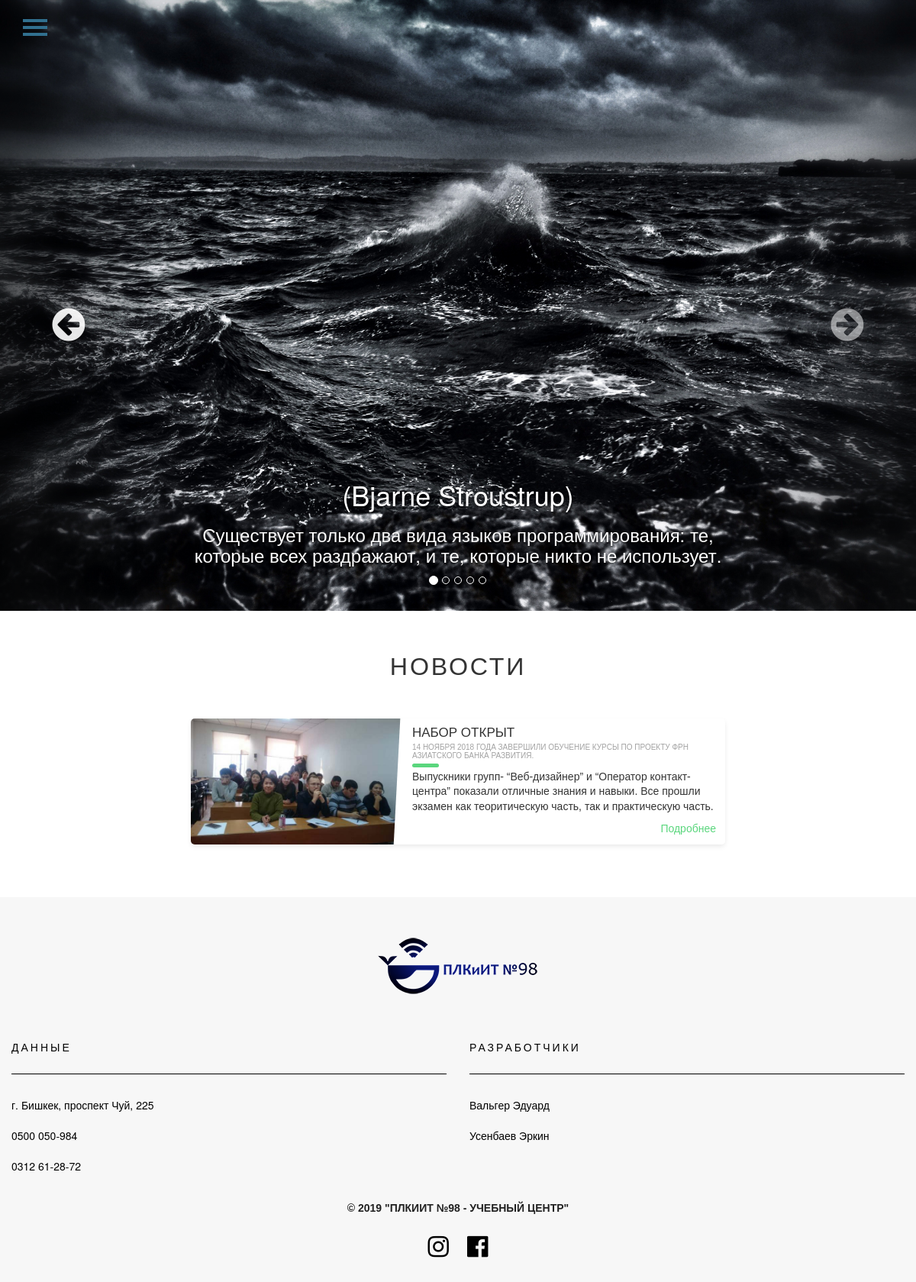
Page /news.php on the committed database.
### tables this page shows
CREATE TABLE `uc_table_post` (
  `id` int(11) NOT NULL,
  `post_title` varchar(300) NOT NULL,
  `post_desc` varchar(600) NOT NULL,
  `post_img` varchar(600) NOT NULL,
  `post_text` text NOT NULL,
  `post_img1` varchar(600) NOT NULL,
  `post_img2` varchar(600) NOT NULL,
  `post_img3` varchar(600) NOT NULL,
  `post_img4` varchar(600) NOT NULL,
  `post_img5` varchar(600) NOT NULL,
  `post_category` varchar(30) NOT NULL,
  `post_keywords` varchar(150) NOT NULL,
  `post_date` date NOT NULL,
  `status` varchar(8) NOT NULL
);

CREATE TABLE `uc_tble_about` (
  `id` int(11) NOT NULL,
  `title` varchar(250) NOT NULL,
  `description` varchar(450) NOT NULL,
  `keywords` varchar(150) NOT NULL,
  `address` varchar(200) NOT NULL,
  `phone1` varchar(25) NOT NULL,
  `phone2` varchar(25) NOT NULL,
  `copyrights` varchar(200) NOT NULL,
  `instagram` varchar(200) NOT NULL,
  `facebook` varchar(200) NOT NULL,
  `google_plus` varchar(200) NOT NULL
);

### news.php (the view, shortened to what this page needs)
<?php require_once "inc/header.php";?>
<content class="main">
	<div class="container">
		<div class="row">
			<div class="news2">
				<h2 class="title col-md-12" style="text-align:center;">НОВОСТИ</h2>
				<div class="news_block_post col-md-12 col-xs-12 col-sm-12">
					<?php
					$num = 12;
					@$page = $_GET['page'];
					$page = intval($page);
					if(empty($page) or $page < 0) $page = 1;
					$start = $page * $num - $num;
					$sql = mysql_query("SELECT * FROM uc_table_post order by id desc limit $start, $num");
					while ($row = mysql_fetch_array($sql)){
						if($row["status"] == "none"){?>
                            <div class="blog-card" data-aos="fade-up" data-aos-anchor-placement="center-bottom">
                            <div class="meta">
                              <div class="photo" style="background-image: url(uploads/<?php echo $row["post_img"]?>)"></div>
                              <ul class="details">
                                <li class="date"><?php echo $row["post_date"];?></li>
                                <li class="tags">
                                  <ul>
                                    <li><a href="#">Рубрика:</a></li>
                                    <li><a href="#"><?php echo $row["post_category"];?></a></li>
                                  </ul>
                                </li>
                              </ul>
                            </div>
                            <div class="description">
                              <h1></h1>
                              <h2><?php echo $row["post_title"];?></h2>
                              <p><?php echo $row["post_desc"];?></p>
                              <p class="read-more">
                                <a href="newspage.php?news_id=<?php echo $row['id'];?>">Подробнее</a>
                              </p>
                            </div>
                          </div>
                        <?php
						}elseif($row["status"] == "open"){
							?>
                          <div class="blog-card" data-aos="fade-up" data-aos-anchor-placement="center-bottom">
                            <div class="meta">
                              <div class="photo" style="background-image: url(uploads/<?php echo $row["post_img"]?>)"></div>
                            </div>
                            <div class="description">
                              <h1>НАБОР ОТКРЫТ</h1>
                              <h2><?php echo $row["post_title"];?></h2>
                              <p><?php echo $row["post_desc"];?></p>
                              <p class="read-more">
                                <a href="newspage.php?news_id=<?php echo $row['id'];?>">Подробнее</a>
                              </p>
                            </div>
                          </div>
							<?php
						}
					}
					?>
				</div>
				</div>
		</div>
	</div>
			</content>
<?php
	require_once "inc/footer.php";
?>

### inc/footer.php (shortened to what this page needs)
	<footer id="footer" class="page-footer font-small blue pt-4">
	    <div class="container-fluid text-md-left">
	        <div class="row">
	            <div class="col-md-12 _img">
	                <img src="images/logouc-footer.png">
	            </div>
	            <div class="col-md-6 mb-md-3 mb-6">
	                <h5 class="text-uppercase">Данные</h5>
	                <ul class="list-unstyled">
	                    <li>
	                        <a href="#"><?php echo $address; ?></a>
	                    </li>
	                    <li>
	                        <a href="#!"><?php echo $phone1; ?></a>
	                    </li>
	                    <li>
	                        <a href="#!"><?php echo $phone2; ?></a>
	                    </li>
	                </ul>
	            </div>
	            <div class="col-md-6 mb-md-3 mb-6">
	                <h5 class="text-uppercase">Разработчики</h5>
	                <ul class="list-unstyled">
	                    <li>
	                        <a href="http://instagram.com/ed_kayfovchik_2k19" class="copy_link" target="_blank">Вальгер Эдуард</a>
	                    </li>
	                    <li>
	                        <a href="https://www.instagram.com/er.ic3883" class="copy_link" target="_blank">Усенбаев Эркин</a>
	                    </li>
	                </ul>
	            </div>
	        </div>
	        <div class="footer-copyright text-center py-3 _copyright">
	            <p>© <?php echo date("Y").' '.$copyright ?></p>
	        </div>
	        <div class="col-md-12 text-center py-3">
	            <?php
	                if(isset($instagram) && !empty($instagram)){
	                	?>
	            <a href="<?php echo $instagram; ?>"  target="_blank"><i style="font-size:32px; letter-spacing:20px; margin-bottom:30px;" class="fa fa-instagram"></i></a>
	            <?php
	                }
	                if(isset($facebook)  && !empty($facebook)){
	                	?>
	            <a href="<?php echo $facebook; ?>"  target="_blank"><i style="font-size:32px" class="fa fa-facebook-official"></i></a>
	            <?php
	                }
	                ?>
	        </div>
	    </div>
	</footer>
</body>
</html>

### inc/header.php (style rules this page uses)
* { margin: 0; padding: 0; }
body { position: relative; overflow-x: hidden; }
body, html { height: 100%; }
#footer { background: #f7f7f7; margin-top: 50px; }
._img { margin-top: 50px; margin-bottom: 50px; text-align: center; }
#footer h5 { border-bottom: 1px solid #000; padding-bottom: 26px; margin-bottom: 20px; letter-spacing: 3px; text-transform: uppercase; color:#000; font-family: sans-serif; font-weight: normal; }
#footer a { color: #000; text-decoration: none; background-color: transparent; -webkit-text-decoration-skip: objects; line-height: 40px; }
._copyright { line-height: 50px; text-transform: uppercase; color:#212121; font-family: sans-serif; font-weight: bold; }
.title { font-size: 32.2px; font-weight: 200; font-style: normal; line-height: 10rem; letter-spacing: 2.8px; }
.blog-card { max-height: 300px; display: flex; flex-direction: column; margin: 1rem auto; box-shadow: 0 3px 7px -1px rgba(0, 0, 0, .1); margin-bottom: 1.6%; background: #fff; line-height: 1.4; font-family: sans-serif; border-radius: 5px; overflow: hidden; z-index: 0; }
.blog-card a { color: inherit; }
.blog-card .meta { position: relative; z-index: 0; height: 200px; }
.blog-card .photo { position: absolute; top: 0; right: 0; bottom: 0; left: 0; background-size: cover; background-position: center; transition: transform 0.2s; }
.blog-card .description { padding: 1rem; background: #fff; position: relative; z-index: 1; }
.blog-card .description h1, .blog-card .description h2 { font-family: Poppins, sans-serif; }
.blog-card .description h1 { line-height: 1; margin: 0; font-size: 1.7rem; }
.blog-card .description h2 { font-size: 1rem; font-weight: 300; text-transform: uppercase; color: #a2a2a2; margin-top: 5px; }
.blog-card .description .read-more { text-align: right; }
.blog-card .description .read-more a { color: #5ad67d; display: inline-block; position: relative; }
.blog-card .description .read-more a:after { content: "\f061"; font-family: FontAwesome; margin-left: -10px; opacity: 0; vertical-align: middle; transition: margin 0.3s, opacity 0.3s; }
.blog-card p { position: relative; margin: 1rem 0 0; }
.blog-card p:first-of-type { margin-top: 1.25rem; }
.blog-card p:first-of-type:before { content: ""; position: absolute; height: 5px; background: #5ad67d; width: 35px; top: -0.75rem; border-radius: 3px; }
@media (min-width: 640px) { .blog-card { flex-direction: row; max-width: 700px; } }
@media (min-width: 640px) { .blog-card .meta { flex-basis: 40%; height: auto; } }
@media (min-width: 640px) { .blog-card .description { flex-basis: 60%; } }
@media (min-width: 640px) { .blog-card .description:before { transform: skewX(-3deg); content: ""; background: #fff; width: 30px; position: absolute; left: -10px; top: 0; bottom: -1px; z-index: -1; } }

### rows in the picture
uc_table_post: post_img (picture), post_title "14 НОЯБРЯ 2018 ГОДА ЗАВЕРШИЛИ ОБУЧЕНИЕ КУРСЫ ПО ПРОЕКТУ ФРН АЗИАТСКОГО БАНКА РАЗВИТИЯ.", post_desc "Выпускники групп- “Веб-дизайнер” и “Оператор контакт-центра” показали отличные знания и навыки. Все прошли экзамен как теоритическую часть, так и практическую часть."
uc_tble_about: address "г. Бишкек, проспект Чуй, 225", phone1 "0500 050-984", phone2 "0312 61-28-72", copyrights "\"ПЛКИИТ №98 - УЧЕБНЫЙ ЦЕНТР\""
